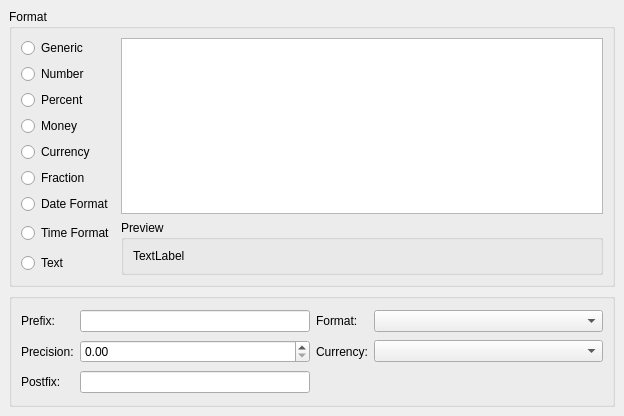
<ui version="4.0" >
 <author>Stefan Nikolaus &lt;stefan.nikolaus@kdemail.net></author>
 <comment>This file is part of the KDE project
Copyright (C) 2006 Stefan Nikolaus &lt;stefan.nikolaus@kdemail.net>

This library is free software; you can redistribute it and/or
modify it under the terms of the GNU Library General Public
License as published by the Free Software Foundation; either
version 2 of the License, or (at your option) any later version.

This library is distributed in the hope that it will be useful,
but WITHOUT ANY WARRANTY; without even the implied warranty of
MERCHANTABILITY or FITNESS FOR A PARTICULAR PURPOSE.  See the
GNU Library General Public License for more details.

You should have received a copy of the GNU Library General Public
License along with this library; see the file COPYING.LIB.  If not,
write to the Free Software Foundation, Inc., 51 Franklin Street,
Fifth Floor, Boston, MA 02110-1301, USA.</comment>
 <exportmacro></exportmacro>
 <class>KSpread::DataFormatWidget</class>
 <widget class="QWidget" name="DataFormatWidget" >
  <property name="geometry" >
   <rect>
    <x>0</x>
    <y>0</y>
    <width>624</width>
    <height>416</height>
   </rect>
  </property>
  <property name="windowTitle" >
   <string>Form</string>
  </property>
  <layout class="QVBoxLayout" >
   <property name="margin" >
    <number>9</number>
   </property>
   <property name="spacing" >
    <number>6</number>
   </property>
   <item>
    <widget class="QGroupBox" name="groupBox" >
     <property name="title" >
      <string>Format</string>
     </property>
     <layout class="QGridLayout" >
      <property name="margin" >
       <number>9</number>
      </property>
      <property name="spacing" >
       <number>6</number>
      </property>
      <item rowspan="2" row="7" column="1" >
       <widget class="QGroupBox" name="groupBox_3" >
        <property name="title" >
         <string>Preview</string>
        </property>
        <layout class="QVBoxLayout" >
         <property name="margin" >
          <number>9</number>
         </property>
         <property name="spacing" >
          <number>6</number>
         </property>
         <item>
          <widget class="QLabel" name="label" >
           <property name="text" >
            <string>TextLabel</string>
           </property>
          </widget>
         </item>
        </layout>
       </widget>
      </item>
      <item rowspan="7" row="0" column="1" >
       <widget class="QListWidget" name="listWidget" />
      </item>
      <item row="8" column="0" >
       <widget class="QRadioButton" name="radioButton_9" >
        <property name="text" >
         <string>Text</string>
        </property>
       </widget>
      </item>
      <item row="7" column="0" >
       <widget class="QRadioButton" name="radioButton_8" >
        <property name="text" >
         <string>Time Format</string>
        </property>
       </widget>
      </item>
      <item row="6" column="0" >
       <widget class="QRadioButton" name="radioButton_7" >
        <property name="text" >
         <string>Date Format</string>
        </property>
       </widget>
      </item>
      <item row="5" column="0" >
       <widget class="QRadioButton" name="radioButton_6" >
        <property name="text" >
         <string>Fraction</string>
        </property>
       </widget>
      </item>
      <item row="4" column="0" >
       <widget class="QRadioButton" name="radioButton_5" >
        <property name="text" >
         <string>Currency</string>
        </property>
       </widget>
      </item>
      <item row="3" column="0" >
       <widget class="QRadioButton" name="radioButton_4" >
        <property name="text" >
         <string>Money</string>
        </property>
       </widget>
      </item>
      <item row="2" column="0" >
       <widget class="QRadioButton" name="radioButton_3" >
        <property name="text" >
         <string>Percent</string>
        </property>
       </widget>
      </item>
      <item row="0" column="0" >
       <widget class="QRadioButton" name="radioButton" >
        <property name="text" >
         <string>Generic</string>
        </property>
       </widget>
      </item>
      <item row="1" column="0" >
       <widget class="QRadioButton" name="radioButton_2" >
        <property name="text" >
         <string>Number</string>
        </property>
       </widget>
      </item>
     </layout>
    </widget>
   </item>
   <item>
    <widget class="QGroupBox" name="groupBox_2" >
     <property name="title" >
      <string/>
     </property>
     <layout class="QGridLayout" >
      <property name="margin" >
       <number>9</number>
      </property>
      <property name="spacing" >
       <number>6</number>
      </property>
      <item row="1" column="3" >
       <widget class="QComboBox" name="comboBox_2" >
        <property name="sizePolicy" >
         <sizepolicy>
          <hsizetype>3</hsizetype>
          <vsizetype>0</vsizetype>
          <horstretch>0</horstretch>
          <verstretch>0</verstretch>
         </sizepolicy>
        </property>
       </widget>
      </item>
      <item row="0" column="3" >
       <widget class="QComboBox" name="comboBox" >
        <property name="sizePolicy" >
         <sizepolicy>
          <hsizetype>3</hsizetype>
          <vsizetype>0</vsizetype>
          <horstretch>0</horstretch>
          <verstretch>0</verstretch>
         </sizepolicy>
        </property>
       </widget>
      </item>
      <item row="1" column="2" >
       <widget class="QLabel" name="label_6" >
        <property name="text" >
         <string>Currency:</string>
        </property>
       </widget>
      </item>
      <item row="0" column="2" >
       <widget class="QLabel" name="label_5" >
        <property name="text" >
         <string>Format:</string>
        </property>
       </widget>
      </item>
      <item row="2" column="0" >
       <widget class="QLabel" name="label_4" >
        <property name="text" >
         <string>Postfix:</string>
        </property>
       </widget>
      </item>
      <item row="2" column="1" >
       <widget class="QLineEdit" name="lineEdit_2" >
        <property name="sizePolicy" >
         <sizepolicy>
          <hsizetype>3</hsizetype>
          <vsizetype>0</vsizetype>
          <horstretch>0</horstretch>
          <verstretch>0</verstretch>
         </sizepolicy>
        </property>
       </widget>
      </item>
      <item row="0" column="1" >
       <widget class="QLineEdit" name="lineEdit" >
        <property name="sizePolicy" >
         <sizepolicy>
          <hsizetype>3</hsizetype>
          <vsizetype>0</vsizetype>
          <horstretch>0</horstretch>
          <verstretch>0</verstretch>
         </sizepolicy>
        </property>
       </widget>
      </item>
      <item row="1" column="1" >
       <widget class="QDoubleSpinBox" name="doubleSpinBox" >
        <property name="sizePolicy" >
         <sizepolicy>
          <hsizetype>3</hsizetype>
          <vsizetype>0</vsizetype>
          <horstretch>0</horstretch>
          <verstretch>0</verstretch>
         </sizepolicy>
        </property>
       </widget>
      </item>
      <item row="1" column="0" >
       <widget class="QLabel" name="label_3" >
        <property name="text" >
         <string>Precision:</string>
        </property>
       </widget>
      </item>
      <item row="0" column="0" >
       <widget class="QLabel" name="label_2" >
        <property name="text" >
         <string>Prefix:</string>
        </property>
       </widget>
      </item>
     </layout>
    </widget>
   </item>
  </layout>
 </widget>
 <layoutdefault spacing="10" margin="0" />
 <layoutfunction spacing="KDialog::spacingHint()" margin="KDialog::marginHint()" />
 <pixmapfunction></pixmapfunction>
 <includes/>
 <resources/>
 <connections/>
</ui>
